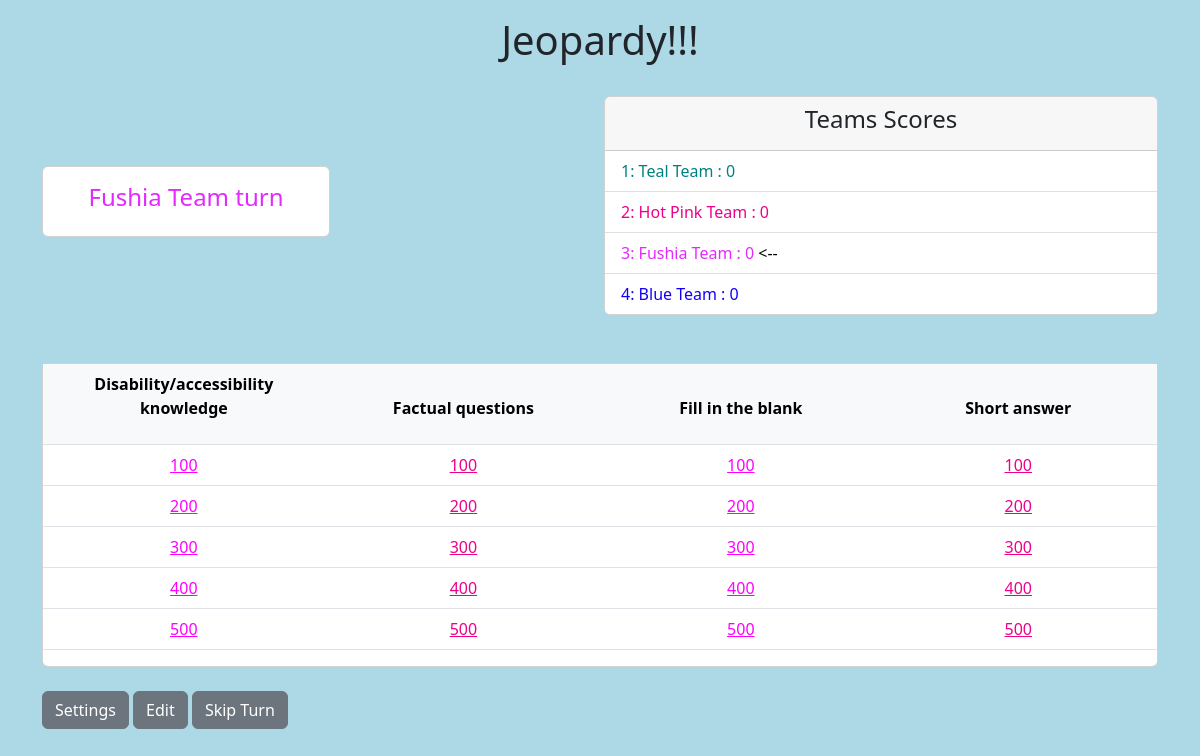
/board/3, run on the app's committed database.
### jeopardy/models.py (models this page shows, shortened)
class Team(models.Model):
    disabled = models.BooleanField(default=False)
    teamName = models.CharField(max_length=50)
    correct = models.ManyToManyField(Question,blank=True, related_name="correct")
    incorrect = models.ManyToManyField(Question,blank=True, related_name="incorrect")
    def __str__(self):
        return self.teamName
    color = ColorField(default='#FF0000')

class Topic(models.Model):
    name = models.CharField(max_length=50)
    def __str__(self):
        return self.name

class Question(models.Model):
    topic = models.ForeignKey(Topic, on_delete=models.PROTECT)
    points = models.ForeignKey(Point, on_delete=models.PROTECT)
    question = models.TextField(max_length=255)
    color = ColorField(default='#EC008C')
    answer = models.TextField(max_length=255)

class Point(models.Model):
    points = models.IntegerField()
    def __str__(self):
        return str(self.points)

### jeopardy/views.py (the view)
# urls.py: path("board/<int:team_id>", board, name= "board"),
def board(request,team_id):
    questions = Question.objects.all()
    topics = Topic.objects.all()
    points = Point.objects.all()
    activeTeam = Team.objects.get(id = team_id)
    teams = Team.objects.all()
    questions_parced = []
    for point in points:
        points_list = []
        for question in questions:
            if question.points == point:
                points_list.append(question)
        questions_parced.append(points_list)
    teams_with_total = []
    for team in teams:
        score = 0
        for qusiton in team.correct.all():
            score += int(qusiton.points.points)
        teams_with_total.append((team,score))
    context = {
        "questions": questions_parced,
        "topics" : topics,
        "activeTeam" : activeTeam,
        "team_id" : team_id,
        "teams" : teams_with_total,
        }
    return render(request, 'jeopardy/jeopardy.html', context)

### jeopardy/templates/jeopardy/jeopardy.html
{% extends 'jeopardy/base.html' %}
{% block content %}
<h1 class = "text-center mt-3">Jeopardy!!!</h1>
<div class="row justify-content-center align-items-center g-2">
  <div class="col">
    <div class="card mt-3" style = "width: 18rem;">
      <div class="card-body">
        <h4 class="card-title text-center" style = "color: {{activeTeam.color}};">{{activeTeam}} turn </h4>
      </div>
    </div>
  </div>
  <div class="col">
    <div class="card mt-4">
      <div class="card-header">
        <h4 class="card-title text-center">Teams Scores</h4>
      </div>
      <ul class="list-group list-group-flush">
        {% for team in teams %}
        {% if team.0.disabled %}
        <li class="list-group-item disabled"><del>{{team.0.id}}: {{team.0}}</del></li>
        {% else %}
        <li class="list-group-item" style = "color: {{team.0.color}};"> {{team.0.id}}: {{team.0}} : {{team.1}}{% if team.0.id == activeTeam.id %} <c style = "color: black;"> <-- </c>{% endif %}</li>
        {% endif %}
        {% endfor %}
      </ul>
    </div>
  </div>
</div>
<div class="card mt-5">
  <div class="table-responsive">
    <table class="table">
      <thead class="table-light">
        <tr>
          {% for topic in topics %}
          <th scope="col" style="width: 12rem;"><p class = "text-center">{{topic}}<p></th>
          {% endfor %}
        </tr>
      </thead>
      <tbody>
        {% for points in questions %}
        <tr class="">
          {% for question in points %}
          <td class = "text-center">
            {% if question.incorrect.all.count != 0 or question.correct.all.count != 0 %}
            <p class="mb-0 pink_disabled">{{question.points}}</p>
            {% else %}
            <a href="/question/{{question.id}}/{{team_id}}" style = "color: {{question.color}}">{{question.points}}</a><br>
            {% endif %}
          </td>
          {% endfor %}
        </tr>
        {% endfor %}
      </tbody>
    </table>
  </div>
</div>
<a class="btn btn-secondary mt-4" href="/admin">Settings</a>
<a class="btn btn-secondary mt-4" href="/editScore/{{activeTeam.id}}">Edit {{activeTeam.name}}</a>
<a class="btn btn-secondary mt-4" href="/next/{{activeTeam.id}}">Skip Turn</a>
{% endblock content %}

### jeopardy/static/jeopardy/style.css (style rules this page uses)
.body { background-color: lightblue; }

### data on the page
Team: teamName "Fushia Team", id "3", disabled "0"
Team: id "1", teamName "Teal Team", disabled "0"
Team: id "2", teamName "Hot Pink Team", disabled "0"
Team: id "4", teamName "Blue Team", disabled "0"
Topic: name "Disability/accessibility knowledge"
Topic: name "Factual questions"
Topic: name "Fill in the blank"
Topic: name "Short answer"
Question: points "100"
Question: points "100"
Question: points "100"
Question: points "100"
Question: points "200"
Question: points "200"
Question: points "200"
Question: points "200"
Question: points "300"
Question: points "300"
Question: points "300"
Question: points "300"
Question: points "400"
Question: points "400"
Question: points "400"
Question: points "400"
Question: points "500"
Question: points "500"
Question: points "500"
Question: points "500"
